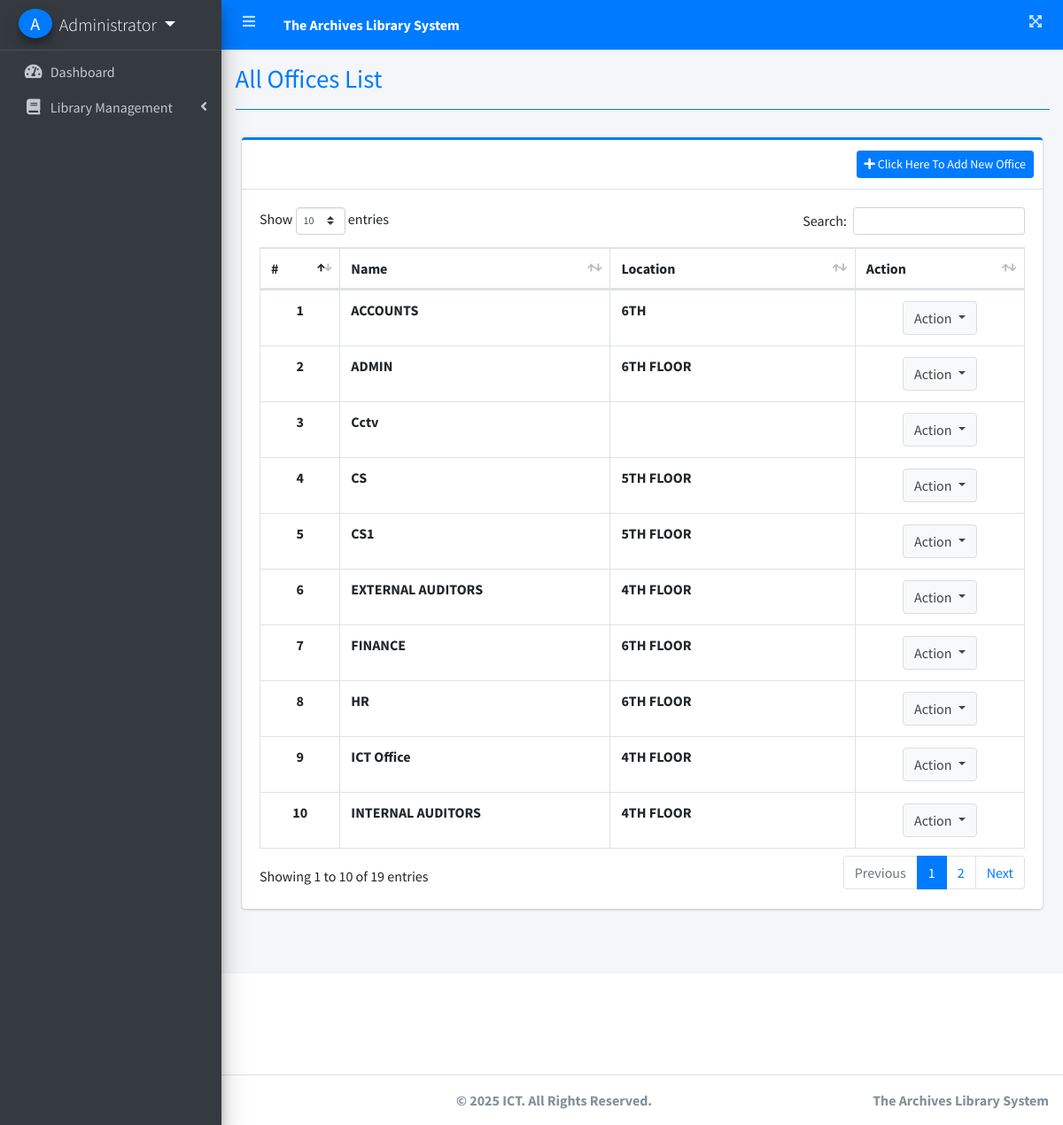
The page /index.php?page=department_list (signed in) on the database its author committed.
### tables this page shows
CREATE TABLE `departments` (
  `id` int(30) NOT NULL,
  `name` text NOT NULL,
  `description` text NOT NULL,
  `date_created` datetime NOT NULL DEFAULT current_timestamp()
);

### department_list.php (the view, shortened to what this page needs)
<?php include'db_connect.php' ?>
<div class="col-lg-12">
	<div class="card card-outline card-primary">
		<div class="card-header">
			<div class="card-tools">
				<button class="btn btn-sm btn-primary btn-block" type='button' id="new_department"><i class="fa fa-plus"></i> Click Here To Add New Office</button>
			</div>
		</div>
		<div class="card-body">
			<table class="table tabe-hover table-bordered" id="list">
				<thead>
					<tr>
						<th>#</th>
						<th>Name</th>
						<th>Location</th>
						<th>Action</th>
					</tr>
				</thead>
				<tbody>
					<?php
					$i = 1;
					$qry = $conn->query("SELECT * FROM departments order by  name asc");
					while($row= $qry->fetch_assoc()):
					?>
					<tr>
						<th class="text-center"><?php echo $i++ ?></th>
						<td><b><?php echo ucwords($row['name']) ?></b></td>
						<td><b><?php echo $row['description'] ?></b></td>
						<td class="text-center ">
							<button type="button" class="btn btn-default dropdown-toggle" data-toggle="dropdown" aria-expanded="true">
		                      Action
		                    </button>
						</td>
					</tr>
				<?php endwhile; ?>
				</tbody>
			</table>
		</div>
	</div>
</div>

### rows shown on the page
departments: name "ACCOUNTS", description "6TH"
departments: name "ADMIN", description "6TH FLOOR"
departments: name "Cctv"
departments: name "CS", description "5TH FLOOR"
departments: name "CS1", description "5TH FLOOR"
departments: name "EXTERNAL AUDITORS", description "4TH FLOOR"
departments: name "FINANCE", description "6TH FLOOR"
departments: name "HR", description "6TH FLOOR"
departments: name "ICT Office", description "4TH FLOOR"
departments: name "INTERNAL AUDITORS", description "4TH FLOOR"

### other values the page prints
$_SESSION['login_firstname'] . ' ' . $_SESSION['login_lastname'] "Administrator"
$title "All Offices List"
